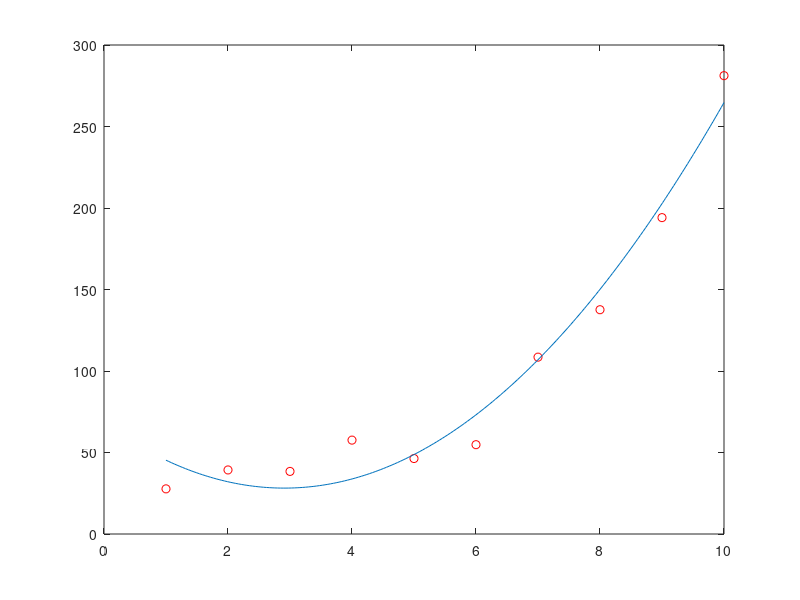

MATLAB code for this plot:
%fits a quadratic polynomial to a given set of data
x=(1:10)';
b=vander(x,3);
y=[27.7 39.3 38.4 57.6 46.3 54.8 108.5 137.6 194.1 281.2]';
a=(b\y)'
plot(x,y,'or')
hold on
xx=linspace(1,10,201)';
plot(xx,polyval(a,xx))